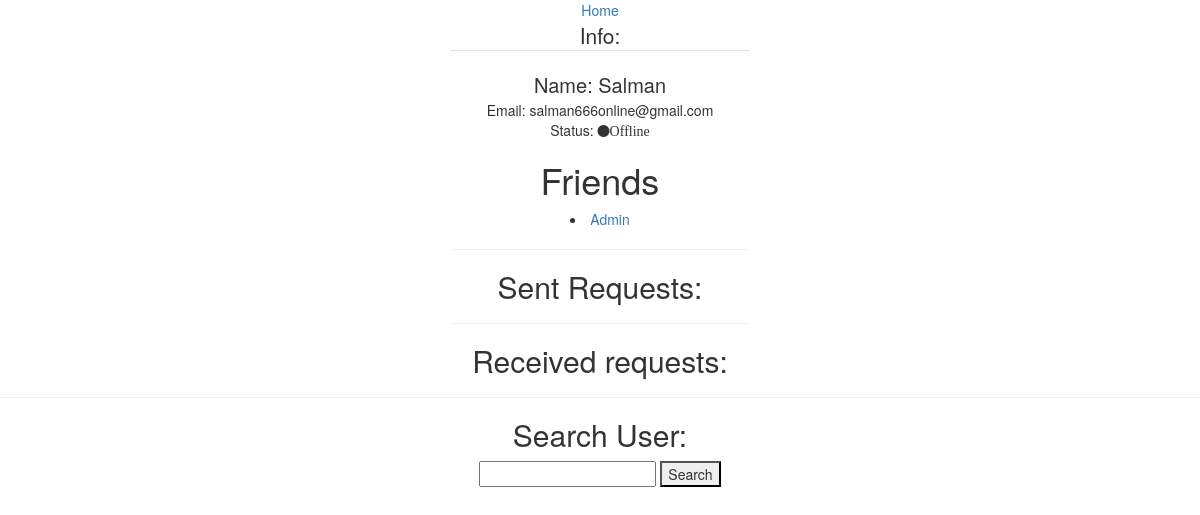
Before: /accounts/1/profile/ (signed in) with the older database file.
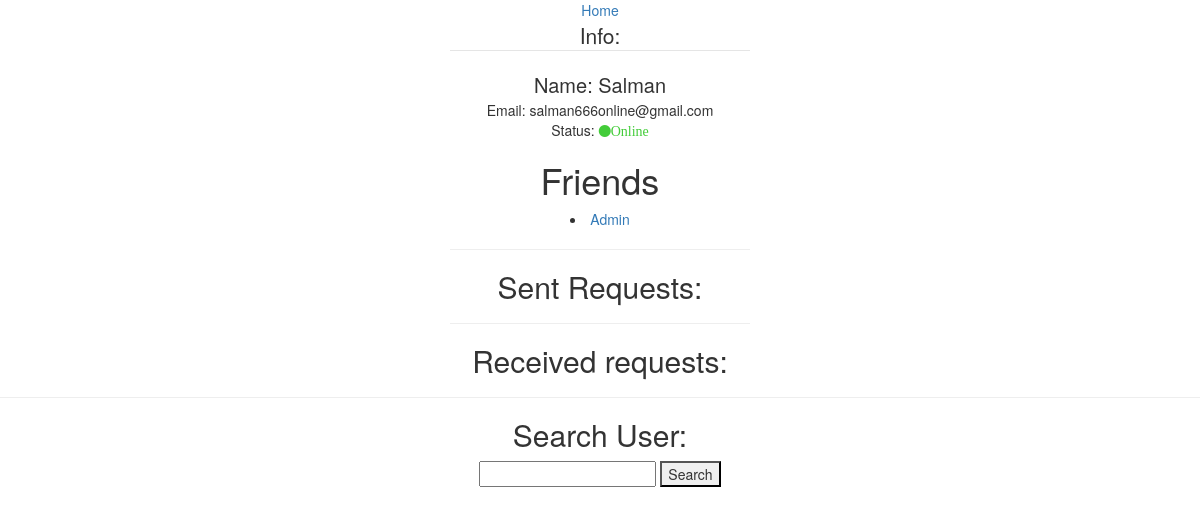
After: the same page with the newer database file.
### chat/views.py (the view)
# urls.py: path('accounts/<int:pk>/profile/', profile_view),
@login_required
def profile_view(request, pk):
    p = Contact.objects.filter(user_id=pk).first()
    u = p.user
    g = request.user
    sent_friend_requests = FriendRequest.objects.filter(from_user=p.user)
    rec_friend_requests = FriendRequest.objects.filter(to_user=p.user)
    friends = p.friends.all()
    button_status = 'friend'
    if p not in friends:
        button_status = 'not_friend'
        if len(FriendRequest.objects.filter(
            from_user=request.user).filter(to_user=p.user)) == 1:
                button_status = 'friend_request_sent'
    if str(g) in str(friends):
        button_status = 'already_friends'
    context = {
        'g':g,
        'contact': p,
        'u': u,
        'button_status': button_status,
        'friends_list': friends,
        'sent_friend_requests': sent_friend_requests,
        'rec_friend_requests': rec_friend_requests
    }
    return render(request, "chat/profile.html", context)

### chat/models.py (called while the page is built)
    def __str__(self):
        return self.user.username

### chat/templates/chat/profile.html (shortened to what this page needs)
<!DOCTYPE html>
<html>
<head>
    <link rel='stylesheet prefetch' href='https://cdnjs.cloudflare.com/ajax/libs/meyer-reset/2.0/reset.min.css'>
    <link rel='stylesheet prefetch' href='https://cdnjs.cloudflare.com/ajax/libs/font-awesome/4.6.2/css/font-awesome.min.css'>
    <link href="//maxcdn.bootstrapcdn.com/bootstrap/4.0.0/css/bootstrap.min.css" rel="stylesheet" id="bootstrap-css">
    <link href="//netdna.bootstrapcdn.com/bootstrap/3.0.0/css/bootstrap.min.css" rel="stylesheet" id="bootstrap-css">
</head>
<body>
	<center>
		<span><a href="/">Home</a></span><br>
	<div style="height:100%;width:300px">
			<form>
				<fieldset>
				<legend>Info:</legend>
				<div style="text-transform: capitalize;font-size: 20px">Name: {{ contact.user.username }}</div>
				Email: {{ contact.user.email }}<br>
				Status: {% if request.user == u %}
				{% if user.is_authenticated %}
					{% if contact.status %}
						<i class="fa fa-circle" style="color:#43cc39">Online</i>
					{% else %}
						<i class="fa fa-circle">Offline</i>
					{% endif %}
				{% endif %}
				 </fieldset>
			</form>
			<h1>Friends</h1>
			{% for friend in friends_list %}
			<li><a href="http://127.0.0.1:8000/accounts/{{ friend.user.pk }}/profile/" style="text-transform: capitalize">{{ friend.user.username }}</a></li>
			{% endfor %}
			<hr>
			<h2>Sent Requests:</h2>
			<hr>
			<h2>Received requests:</h2>
		{% endif %}
	</div>
	<hr>
	<h2>Search User:</h2>
      <form method="POST" id="search-form">
      <input id="search-input" type="text" name="search-input"/>
      <button type="submit">Search</button>
    </form>
</center>
</body>
</html>

Changed rows visible on the page:
changed Contact "Salman": status False → True (drawn)
Other visible differences:
text no longer shown: "Offline"
text now shown: "Online"
